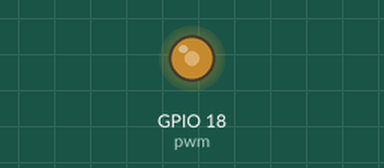
Recording of a program running on a simulated Raspberry Pi (BCM pin numbers). Parts: output pins drawn as LEDs (lit = HIGH). At 0.0 s the program stops and its outputs stay as they are.

Above: at 0.1 s.
Timing chart, 0 to 1.5 s (numbered marks = the images above):
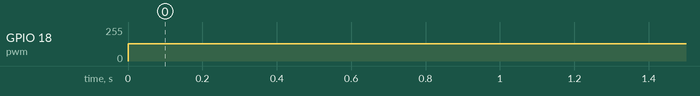

The program:

gpio.py
```python
# Import the RPi.GPIO packages
import RPi.GPIO as GPIO

GPIO.setmode(GPIO.BCM) # Choose your pin-numbering Scheme
# We can have:
# 1. GPIO.BOARD - Board numbering scheme.
# 2. GPIO.BCM - Braodcom chip-specific pin numbers.

GPIO.setup(18, GPIO.OUT) # Set pin 18 as our output pin

# Then we can output Digital Signals
GPIO.output(18, GPIO.HIGH)

# Or PWM signals (which you will learn more later on)
pwm = GPIO.PWM(18, 1000)
pwm.start(50)
```

Measured:
- by itself, GPIO 18 (pwm): 0/255 → 128/255 at 0.00 s
